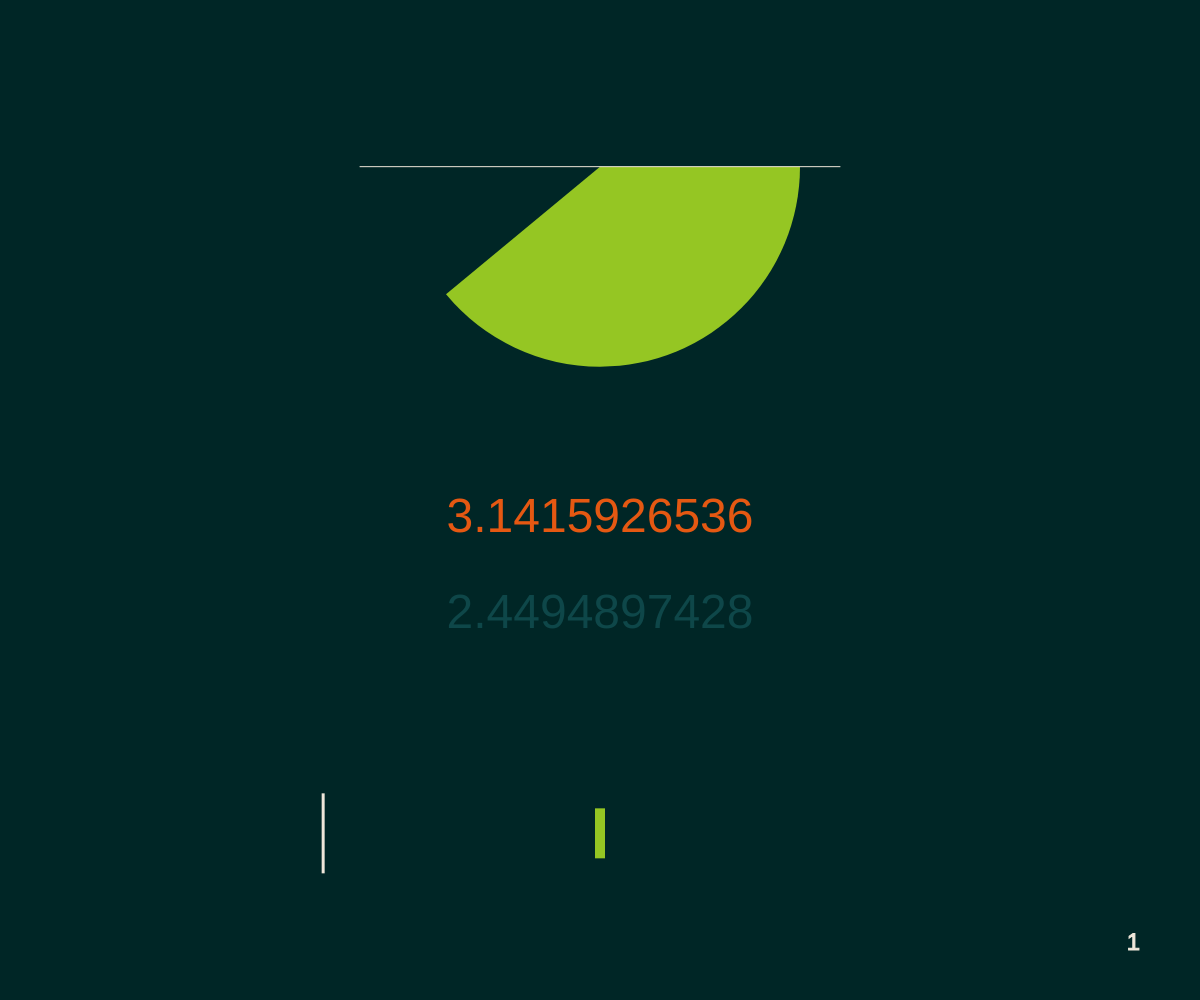
Frame 1 (no input)
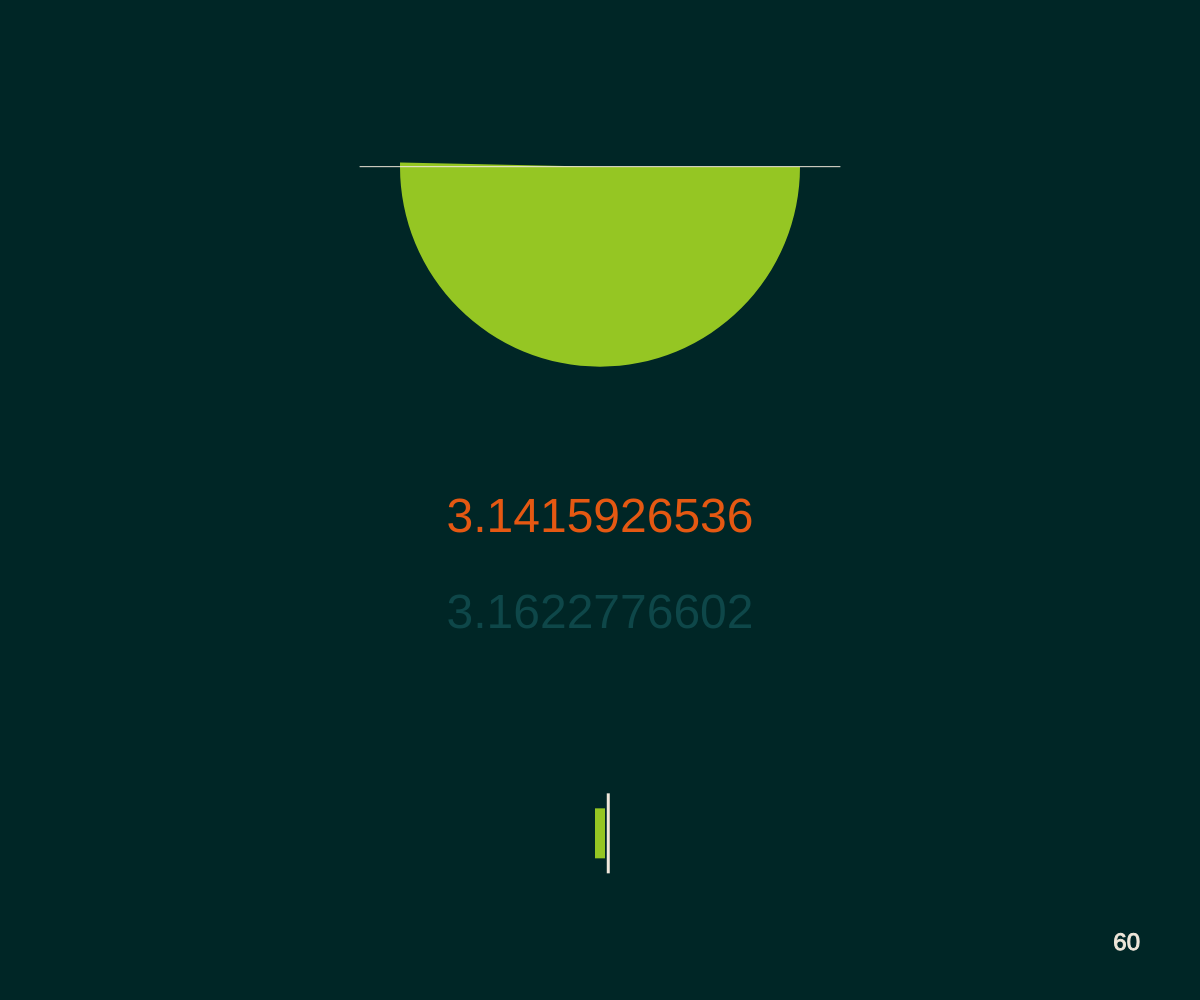
Frame 60 (no input)
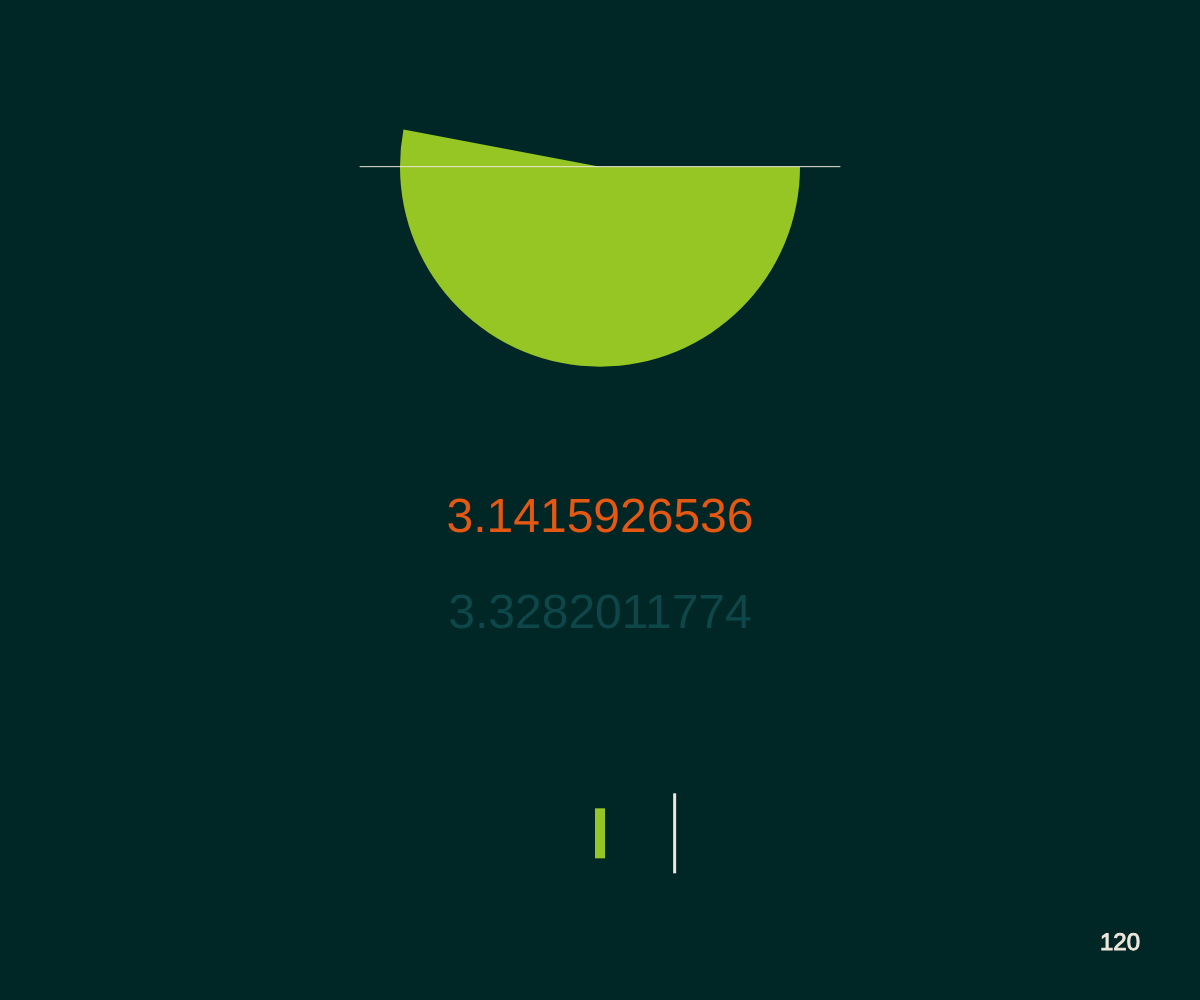
Frame 120 (the mouse pressed at the canvas centre since frame 60)

The p5.js sketch that drew these frames (run headless with seeded random() and noise() and a simulated clock; from frame 60 on, the mouse is pressed at the canvas centre):

// p5.js sketch
// ── sketch.js
var colors = [];
var coprimes = 0;
var cofactors = 0;
var myPi;
var nRandom = 100000;
var tSize = 48;

function setup() {
  createCanvas(windowWidth, windowHeight);

  colors[0] = color(0, 38, 38);
  colors[1] = color(14, 71, 73);
  colors[2] = color(149, 198, 35);
  colors[3] = color(229, 88, 18);
  colors[4] = color(239, 231, 218);

  rectMode(CENTER);


  // frameRate(10);
}

function draw() {

  if (areCoprimes(getTwoRandomNumbers())) {
    coprimes++;
  } else {
    cofactors++;
  }

  myPi = getPiFromCoprimesAndCofactors(coprimes, cofactors);

  background(colors[0]);
  translate(width/2, height/2);

  noStroke();

  // Bar pi
  fill(colors[2]);
  rect(0, height/3, 10, 50);

  // Bar estimation
  fill(colors[4]);
  var piDiff = myPi - PI;
  var x = map(piDiff, -1, 1, -width/3, width/3);
  rect(x, height/3, 3, 80);

  // Text pi
  textSize(tSize);
  textAlign(CENTER);
  fill(colors[3]);
  text(str(PI.toFixed(10)), 0, -tSize+80);

  // Text estimation
  fill(colors[1]);
  text(str(myPi.toFixed(10)), 0, tSize+80);

  // Pie
  fill(colors[2])
  arc(0, -height/3, width/3, width/3, 0, myPi, PIE);
  stroke(colors[4]);
  line(-width/5, -height/3, width/5, -height/3);

  // Frames
  fill(colors[4]);
  textAlign(RIGHT);
  textSize(24);
  text(str(coprimes + cofactors), width/2*0.9, height/2*0.9);

  //var barIniY =
  var barFinY = (height/2) * 0.8;

}


function getPiFromCoprimesAndCofactors(coprimes, cofactors) {
  var fraction = coprimes / (coprimes + cofactors);
  var pi = Math.sqrt(6 / fraction);
  return pi;
}


function gcd(a, b) {
  if(a === 0 || b === 0) {
    return a+b; // base case
  } else {
    return gcd(b, a%b);
  }
}


function areCoprimes(arr) {
  var gcdAB = gcd(arr[0], arr[1]);
  return gcdAB === 1;
}


function getTwoRandomNumbers() {
  return [floor(random(nRandom)),
          floor(random(nRandom))];
}
